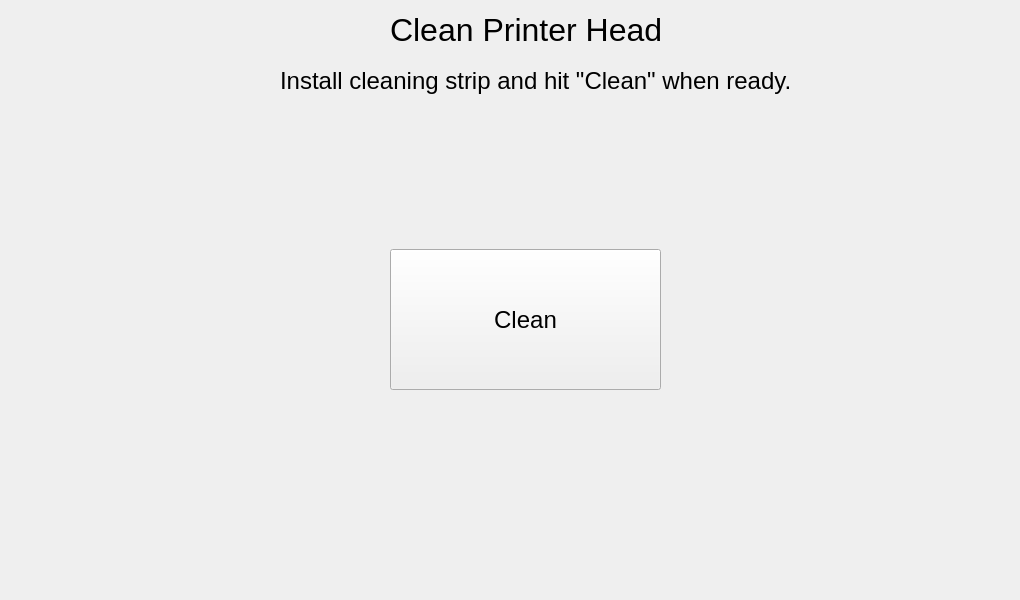
<?xml version="1.0" encoding="UTF-8"?>
<ui version="4.0">
 <class>PrinterCleanerDialog</class>
 <widget class="QWidget" name="PrinterCleanerDialog">
  <property name="geometry">
   <rect>
    <x>0</x>
    <y>0</y>
    <width>1020</width>
    <height>600</height>
   </rect>
  </property>
  <property name="windowTitle">
   <string>Form</string>
  </property>
  <widget class="QPushButton" name="btnCleanLabel">
   <property name="geometry">
    <rect>
     <x>390</x>
     <y>249</y>
     <width>271</width>
     <height>141</height>
    </rect>
   </property>
   <property name="font">
    <font>
     <pointsize>18</pointsize>
    </font>
   </property>
   <property name="text">
    <string>Clean</string>
   </property>
  </widget>
  <widget class="QLabel" name="label">
   <property name="geometry">
    <rect>
     <x>390</x>
     <y>10</y>
     <width>271</width>
     <height>39</height>
    </rect>
   </property>
   <property name="font">
    <font>
     <pointsize>24</pointsize>
    </font>
   </property>
   <property name="text">
    <string>Clean Printer Head</string>
   </property>
  </widget>
  <widget class="QLabel" name="lblInstructions">
   <property name="geometry">
    <rect>
     <x>280</x>
     <y>50</y>
     <width>531</width>
     <height>61</height>
    </rect>
   </property>
   <property name="font">
    <font>
     <pointsize>18</pointsize>
    </font>
   </property>
   <property name="text">
    <string>Install cleaning strip and hit &quot;Clean&quot; when ready.</string>
   </property>
  </widget>
 </widget>
 <resources/>
 <connections/>
</ui>
